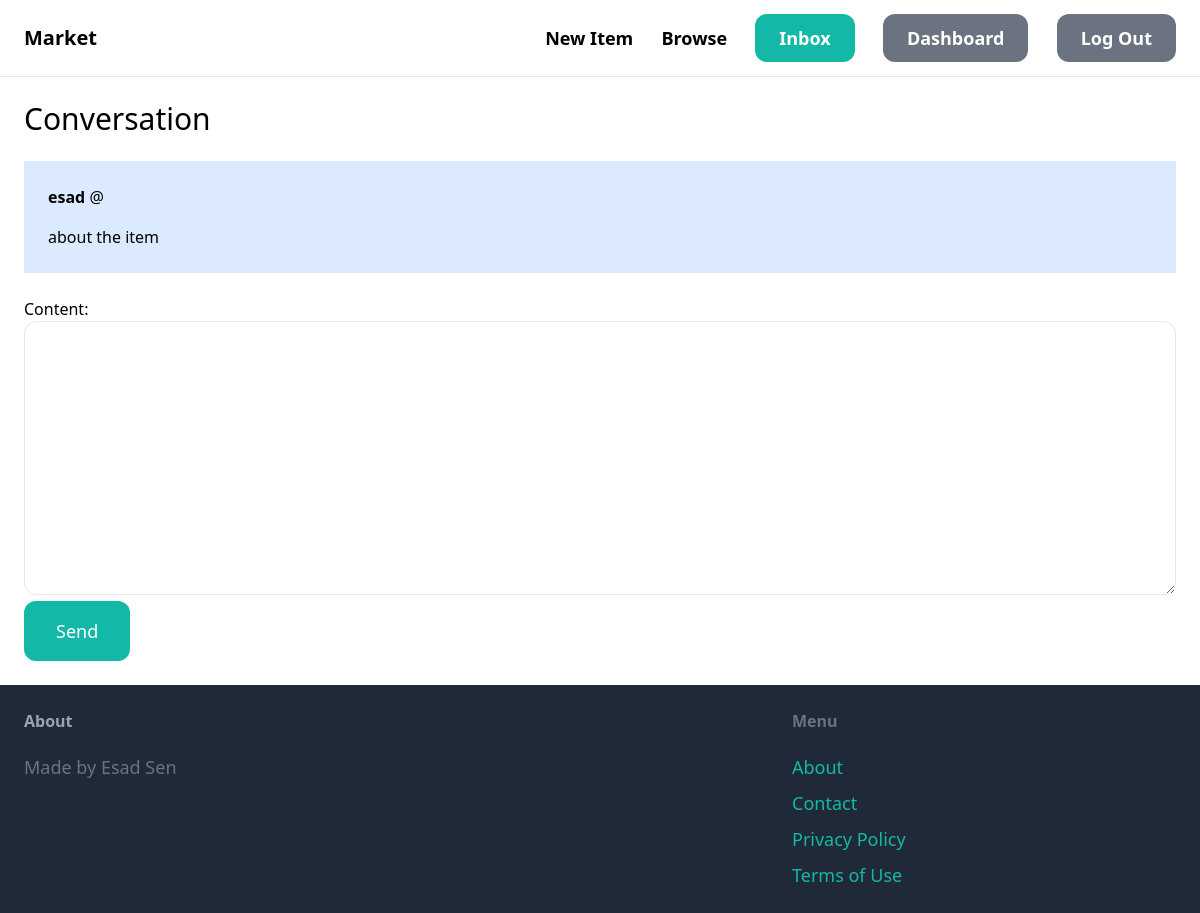
Page /conversation/1/ (signed in) on the earlier database version.
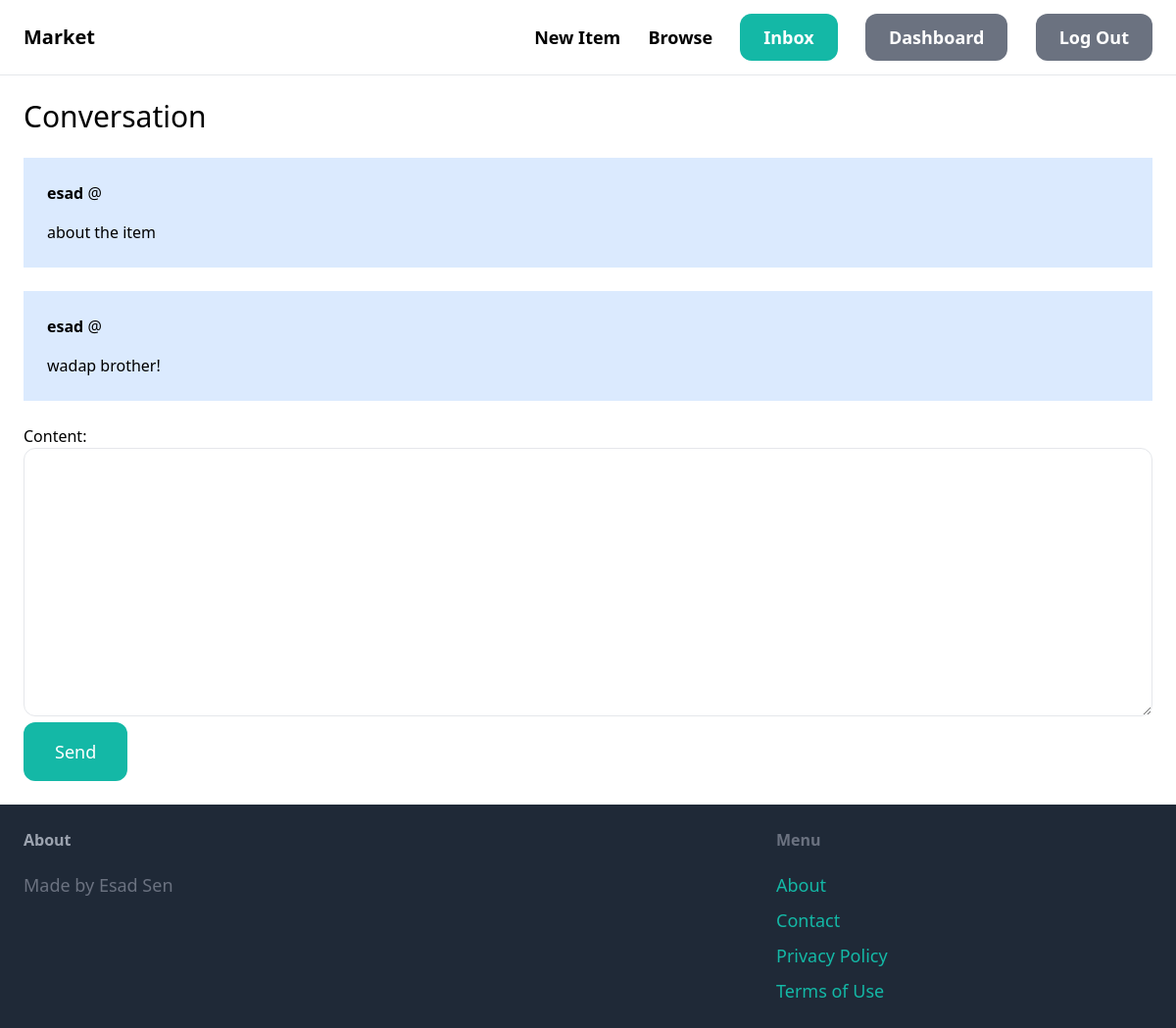
Same page on the later database version.
### conversation/models.py (models this page shows)
class ConversationMessage(models.Model):
    conversation = models.ForeignKey(Conversation, related_name='messages',on_delete=models.CASCADE)
    content = models.TextField()
    crated_at = models.DateTimeField(auto_now=True)
    created_by = models.ForeignKey(User, related_name='created_messages', on_delete=models.CASCADE)

### conversation/views.py (the view)
# urls.py: path('<int:pk>/',views.detail,name='detail'),
@login_required
def detail(request,pk):
    conversation = Conversation.objects.filter(members__in=[request.user.id]).get(pk=pk)
    if request.method=='POST':
        form=ConversationMessageForm(request.POST)
        if form.is_valid():
            conversation_message=form.save(commit=False)
            conversation_message.conversation=conversation
            conversation_message.created_by=request.user
            conversation_message.save()
            conversation.save()
            return redirect('conversation:detail',pk=pk)
    else:
        form=ConversationMessageForm()
    return render(request, 'conversation/detail.html', {
        'conversation':conversation,
        'form':form,
    })

### conversation/forms.py
class ConversationMessageForm(forms.ModelForm):
    class Meta:
        model = ConversationMessage
        fields = ('content', )
        widgets = {
            'content': forms.Textarea(attrs={
                'class': 'w-full py-4 px-6 rounded-xl border'})
        }

### templates/conversation/detail.html (shortened to what this page needs)
{% extends 'core/base.html' %}
{% block body %}
    <h1 class="mb-6 text-3xl">Conversation</h1>
    <div class="space-y-6">
        {% for message in conversation.messages.all %}
            <div class="p-6 flex {% if message.created_by == request.user%}bg-blue-100{%else%}bg-gray-100 rounded-xl{%endif%}">
                <div>
                    <p class="mb-4"><strong>{{message.created_by.username}}</strong> @ {{message.created_at}}</p>
                    <p> {{message.content}}</p>
                </div>
            </div>
        {% endfor %}
    </div>
    <form action="." method="post" class="mt-6">
        {{form.as_p}}
        <button class="py-4 px-8 text-lg bg-teal-500 hover:bg-teal-700 rounded-xl text-white">Send</button>
    </form>
{% endblock body %}

Differences in the rows shown:
added ConversationMessage: created_by.username "esad", content "wadap brother!"
